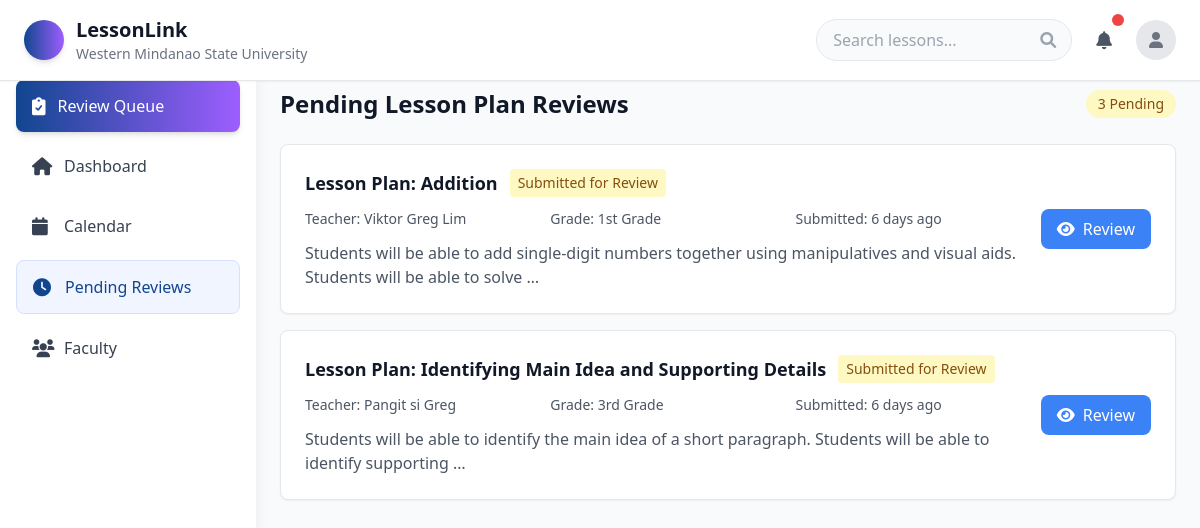
/dep_pending/ (signed in), run on the app's committed database.
### lesson/models.py (models this page shows, shortened)
class LessonPlanSubmission(models.Model):
    STATUS_CHOICES = [
        ('draft', 'Draft'),
        ('submitted', 'Submitted for Review'),
        ('approved', 'Approved'),
        ('rejected', 'Rejected'),
        ('needs_revision', 'Needs Revision'),
    ]
    lesson_plan = models.ForeignKey('lessonGenerator.LessonPlan', on_delete=models.CASCADE)
    submitted_by = models.ForeignKey(User, on_delete=models.CASCADE, related_name='submitted_lesson_plans')
    submitted_to = models.ForeignKey(User, on_delete=models.CASCADE, related_name='received_lesson_plans')
    status = models.CharField(max_length=20, choices=STATUS_CHOICES, default='draft')
    submission_date = models.DateTimeField(auto_now_add=True)
    review_date = models.DateTimeField(null=True, blank=True)
    review_notes = models.TextField(blank=True)
    class Meta:
        ordering = ['-submission_date']
        constraints = [
            models.UniqueConstraint(
                fields=['lesson_plan', 'status'],
                condition=models.Q(status__in=['submitted', 'approved', 'needs_revision']),
                name='unique_active_submission'
            )
        ]
    def time_since_submission(self):
        from django.utils import timezone
        now = timezone.now()
        diff = now - self.submission_date
        if diff.days > 0:
            return f"{diff.days} day{'s' if diff.days > 1 else ''} ago"
        elif diff.seconds >= 3600:
            hours = diff.seconds // 3600
            return f"{hours} hour{'s' if hours > 1 else ''} ago"
        elif diff.seconds >= 60:
            minutes = diff.seconds // 60
            return f"{minutes} minute{'s' if minutes > 1 else ''} ago"
        else:
            return "Just now"

class User(AbstractUser):
    ROLE_CHOICES = [
        ('Student Teacher', 'Student Teacher'),
        ('Teacher', 'Teacher'),
        ('Department Head', 'Department Head'),
    ]
    username = None
    email = models.EmailField(unique=True)
    middle_name = models.CharField(max_length=100, blank=True, null=True)
    dob = models.DateField(null=True, blank=True)
    role = models.CharField(max_length=100, choices=ROLE_CHOICES)
    rank = models.CharField(max_length=100)
    department = models.CharField(max_length=100)
    school = models.ForeignKey(
        "SchoolRegistration",  # reference your school model
        on_delete=models.SET_NULL,
        blank=True,
        null=True,
        related_name="users"
    )
    affiliations = models.TextField(blank=True, null=True)
    profile_picture = models.ImageField(
        upload_to='profile_pictures/',
        null=True,
        blank=True,
        help_text="Profile picture for the user"
    )
    USERNAME_FIELD = 'email'
    REQUIRED_FIELDS = ['first_name', 'last_name', 'role', 'rank', 'department']
    objects = CustomUserManager()
    @property
    def full_name(self):
        parts = [self.first_name]
        if self.middle_name:
            parts.append(self.middle_name)
        parts.append(self.last_name)
        return ' '.join(parts).strip()

### lessonGenerator/models.py (models this page shows, shortened)
class LessonPlan(models.Model):
    DRAFT = 'draft'
    FINAL = 'final'
    STATUS_CHOICES = [
        (DRAFT, 'Draft'),
        (FINAL, 'Final'),
    ]
    title = models.CharField(max_length=200)
    subject = models.CharField(max_length=100)
    grade_level = models.CharField(max_length=50)
    quarter = models.CharField(max_length=50, blank=True)
    duration = models.IntegerField()  # in minutes
    population = models.IntegerField()  # number of students
    learning_objectives = models.TextField()
    subject_matter = models.TextField()
    materials_needed = models.TextField()
    introduction = models.TextField()
    instruction = models.TextField()
    application = models.TextField()
    evaluation = models.TextField()
    assessment = models.TextField()
    generated_content = models.TextField()  # AI-generated content
    status = models.CharField(max_length=10, choices=STATUS_CHOICES, default=DRAFT)
    auto_approved = models.BooleanField(default=False, help_text="Automatically approved for department heads")
    created_by = models.ForeignKey(settings.AUTH_USER_MODEL, on_delete=models.CASCADE)  # ✅ Changed from User to settings.AUTH_USER_MODEL
    created_at = models.DateTimeField(auto_now_add=True)
    updated_at = models.DateTimeField(auto_now=True)

### lesson/views.py (the view)
# urls.py: path('dep_pending/', Dep_Pending, name='Dep_Pending'),
@login_required
def Dep_Pending(request):
    user = request.user
    if user.role != "Department Head":
        messages.error(request, "You are not authorized to access this page.")
        return redirect('dashboard')
    if not user.school or not user.department:
        messages.error(request, "Your account is missing school or department information. Please contact administrator.")
        return redirect('dashboard')
    pending_submissions = LessonPlanSubmission.objects.filter(
        submitted_to=user,
        status='submitted'
    ).select_related('lesson_plan', 'submitted_by').order_by('submission_date')
    valid_submissions = []
    for submission in pending_submissions:
        if (submission.submitted_by.school == user.school and
            submission.submitted_by.department == user.department):
            valid_submissions.append(submission)
        else:
            print(f"INVALID SUBMISSION: {submission.id} - School/Department mismatch")
    reviewed_submissions = LessonPlanSubmission.objects.filter(
        submitted_to=user
    ).exclude(status='submitted').select_related('lesson_plan', 'submitted_by').order_by('-review_date')[:10]
    return render(request, 'Dep_Pending.html', {
        'user': user,
        'pending_submissions': valid_submissions,
        'reviewed_submissions': reviewed_submissions,
        'pending_count': len(valid_submissions),
        'user_school': user.school,
        'user_department': user.department
    })

### lesson/context_processors.py (called while the page is built)
def user_school_info(request):
    if request.user.is_authenticated:
        return {
            'user_school': request.user.school,
            'user_department': request.user.department,
            'user_role': request.user.role,
        }
    return {}

### lesson/templates/Dep_Pending.html (shortened to what this page needs)
<!DOCTYPE html>
<html lang="en">
<head>
    <script src="https://cdn.tailwindcss.com"></script>
    <link href="https://cdnjs.cloudflare.com/ajax/libs/font-awesome/6.0.0/css/all.min.css" rel="stylesheet">
</head>
<body class="bg-gray-50 min-h-screen">
    <header class="bg-white shadow-sm border-b fixed top-0 left-0 right-0 z-40">
        <div class="flex items-center justify-between px-4 py-3 md:px-6 md:py-4">
            <div class="flex items-center space-x-3 flex-1 md:flex-none">
                <div class="w-10 h-10 bg-gradient-to-r from-[#11468F] to-[#9E5EFF] rounded-full shadow-md"></div>
                <div class="hidden sm:block">
                    <h1 class="text-xl font-bold text-gray-900">LessonLink</h1>
                    <p class="text-sm text-gray-500 hidden lg:block">Western Mindanao State University</p>
                </div>
            </div>
            <div class="flex items-center space-x-2 md:space-x-4">
                <div class="relative hidden md:block">
                    <input type="text" placeholder="Search lessons..."
                        class="w-64 px-4 py-2 bg-gray-50 border border-gray-200 rounded-full focus:outline-none focus:ring-2 focus:ring-purple-500 focus:border-transparent transition-all">
                    <i class="fas fa-search absolute right-4 top-1/2 transform -translate-y-1/2 text-gray-400"></i>
                </div>
                <div class="relative">
                    <button id="notification-btn"
                        class="relative p-2 text-gray-600 hover:bg-gray-100 rounded-lg transition-colors">
                        <i class="fas fa-bell text-lg"></i>
                        <span id="notification-badge"
                            class="absolute -top-1 -right-1 w-3 h-3 bg-red-500 rounded-full"></span>
                    </button>
                </div>
                <div class="relative">
                    <button id="profile-btn"
                        class="w-10 h-10 rounded-full bg-gray-200 flex items-center justify-center hover:bg-gray-300 transition-colors">
                        <i class="fas fa-user text-gray-500"></i>
                    </button>
                </div>
            </div>
        </div>
    </header>
    <div class="flex pt-16">
        <aside id="sidebar"
            class="w-64 bg-white shadow-lg h-screen fixed top-16 left-0 -translate-x-full md:translate-x-0 sidebar-transition z-30">
            <nav class="p-4 space-y-2">
                <button
                    class="w-full flex items-center space-x-3 px-4 py-3 bg-gradient-to-r from-[#11468F] to-[#9E5EFF] text-white rounded-lg hover:from-[#0d3a7a] hover:to-[#8c4de6] transition-all shadow-md">
                    <i class="fas fa-clipboard-check text-lg"></i>
                    <span class="font-medium">Review Queue</span>
                </button>
                <a href="{% url 'Dep_Dash' %}"
                    class="flex items-center space-x-3 px-4 py-3 text-gray-700 hover:bg-[#f0f5ff] rounded-lg transition-colors group">
                    <i class="fas fa-home text-lg w-5 group-hover:text-[#11468F] transition-colors"></i>
                    <span>Dashboard</span>
                </a>
                <a href="{% url 'dep_calendar' %}"
                    class="flex items-center space-x-3 px-4 py-3 text-gray-700 hover:bg-[#f0f5ff] rounded-lg transition-colors group]">
                    <i class="fas fa-calendar text-lg w-5"></i>
                    <span class="font-medium">Calendar</span>
                </a>
                <a href="{% url 'Dep_Pending' %}"
                    class="flex items-center space-x-3 px-4 py-3 text-[#11468F] bg-[#f0f5ff] rounded-lg border border-[#d6e0ff]">
                    <i class="fas fa-clock text-lg w-5"></i>
                    <span class="font-medium">Pending Reviews</span>
                </a>
                <a href="{% url 'Dep_Faculty' %}"
                    class="flex items-center space-x-3 px-4 py-3 text-gray-700 hover:bg-[#f0f5ff] rounded-lg transition-colors group">
                    <i class="fas fa-users text-lg w-5 group-hover:text-[#11468F] transition-colors"></i>
                    <span>Faculty</span>
                </a>
            </nav>
        </aside>
        <main class="flex-1 md:ml-64 p-6">
            <div class="max-w-7xl mx-auto">
                <div class="flex items-center justify-between mb-6">
                    <h1 class="text-2xl font-bold text-gray-900">Pending Lesson Plan Reviews</h1>
                    <div class="bg-yellow-100 text-yellow-800 px-3 py-1 rounded-full text-sm font-medium">
                        3 Pending
                    </div>
                </div>
                <div class="space-y-4">
                    {% for submission in pending_submissions %}
                    <div class="bg-white rounded-lg shadow-sm border border-gray-200 p-6">
                        <div class="flex flex-col lg:flex-row lg:items-center justify-between gap-4">
                            <div class="flex-1">
                                <div class="flex items-center gap-3 mb-3">
                                    <h3 class="text-lg font-semibold text-gray-900">{{ submission.lesson_plan.title }}</h3>
                                    <span class="bg-yellow-100 text-yellow-800 px-2 py-1 rounded text-sm font-medium">
                                        {{ submission.get_status_display }}
                                    </span>
                                </div>
                                <div class="grid grid-cols-1 md:grid-cols-3 gap-4 text-sm text-gray-600 mb-3">
                                    <div>
                                        <span class="font-medium">Teacher:</span> {{ submission.submitted_by.full_name }}
                                    </div>
                                    <div>
                                        <span class="font-medium">Grade:</span> {{ submission.lesson_plan.grade_level }}
                                    </div>
                                    <div>
                                        <span class="font-medium">Submitted:</span> {{ submission.time_since_submission }}
                                    </div>
                                </div>
                                <p class="text-gray-600">{{ submission.lesson_plan.learning_objectives|truncatewords:20 }}</p>
                            </div>
                            <div class="flex gap-2">
                                <a href="{% url 'lesson_plan_detail' submission.id %}"
                                class="bg-blue-500 hover:bg-blue-600 text-white px-4 py-2 rounded-lg transition-colors flex items-center gap-2">
                                    <i class="fas fa-eye"></i>
                                    Review
                                </a>
                            </div>
                        </div>
                    </div>
                    {% empty %}
                    <div class="text-center py-8">
                        <i class="fas fa-inbox text-4xl text-gray-300 mb-4"></i>
                        <p class="text-gray-500">No pending lesson plan reviews</p>
                    </div>
                    {% endfor %}
                </div>
            </div>
        </main>
    </div>
</body>
</html>

### lesson/templates/Dep_Pending.html (style rules this page uses)
.sidebar-transition { transition: transform 0.3s cubic-bezier(0.4, 0, 0.2, 1); }

### data on the page
LessonPlanSubmission: lesson_plan "Lesson Plan: Addition", status "Submitted for Review", submitted_by.full_name "Viktor Greg Lim", lesson_plan.grade_level "1st Grade", time_since_submission "6 days ago", lesson_plan.learning_objectives "Students will be able to add single-digit numbers together using manipulatives and visual aids. Students will be able to solve …"
LessonPlanSubmission: lesson_plan "Lesson Plan: Identifying Main Idea and Supporting Details", status "Submitted for Review", submitted_by.full_name "Pangit si Greg", lesson_plan.grade_level "3rd Grade", time_since_submission "6 days ago", lesson_plan.learning_objectives "Students will be able to identify the main idea of a short paragraph. Students will be able to identify supporting …"
